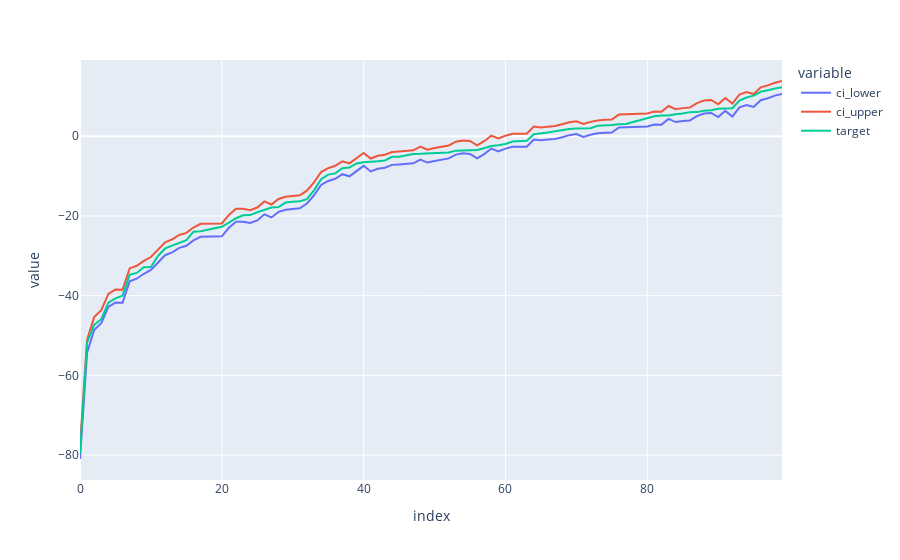

Write notebook code for a chart like this one.
### Markdown cell above
We perform a kind of bootstrap on the prediction value. That is, given a `new_sample`, we predict its value with the previously fitted linear regressors. We sort the predicted values, take the 2.5th and 97.5% percentiles (for a 95% confidence interval) and return their value.

### Code cell
new_samples = X_test[:1]  # some example of new sample


def compute_ci(lr, new_data, y_train, alpha=0.05):
    """
    return the lower and upper bounds of the confidence interval at level `alpha`
    """
    y_pred = lr.predict(new_data)
    std = stats.sem(y_train)

    quantile = 1 - alpha / 2
    n_samples = len(y_train)
    t_score = stats.t.ppf(quantile, n_samples - 1)
    eccentricity = t_score * std

    # compute lower and upper percentile values
    conf_lower = np.round(y_pred - eccentricity, decimals=4)
    conf_upper = np.round(y_pred + eccentricity, decimals=4)

    return conf_lower, conf_upper


df_ci = pd.DataFrame()

# we use X_test as the new data
# but it could be some other unknown data
df_ci["ci_lower"], df_ci["ci_upper"] = compute_ci(
    lr=lr,
    new_data=X_test, 
    y_train=y_train,
)
df_ci["target"] = y_test
df_ci = df_ci.sort_values("target", ignore_index=True)
px.line(df_ci)

### Figure 1 — Plotly figure (JSON) as saved in the notebook; plotly's stock layout.template omitted (floating-point values rounded to 4 significant figures)
{"data": [{"hovertemplate": "variable=ci_lower<br>index=%{x}<br>value=%{y}<extra></extra>", "legendgroup": "ci_lower", "line": {"color": "#636efa", "dash": "solid"}, "marker": {"symbol": "circle"}, "mode": "lines", "name": "ci_lower", "orientation": "v", "showlegend": true, "type": "scatter", "x": [0, 1, 2, 3, 4, 5, 6, 7, 8, 9, 10, 11, 12, 13, 14, 15, 16, 17, 18, 19, 20, 21, 22, 23, 24, 25, 26, 27, 28, 29, 30, 31, 32, 33, 34, 35, 36, 37, 38, 39, 40, 41, 42, 43, 44, 45, 46, 47, 48, 49, 50, 51, 52, 53, 54, 55, 56, 57, 58, 59, 60, 61, 62, 63, 64, 65, 66, 67, 68, 69, 70, 71, 72, 73, 74, 75, 76, 77, 78, 79, 80, 81, 82, 83, 84, 85, 86, 87, 88, 89, 90, 91, 92, 93, 94, 95, 96, 97, 98, 99], "xaxis": "x", "y": [-80.97, -54.28, -48.63, -46.89, -42.8, -41.72, -41.76, -36.4, -35.75, -34.51, -33.54, -31.62, -29.85, -29.13, -28.02, -27.48, -26.15, -25.22, -25.2, -25.13, -25.12, -22.98, -21.45, -21.44, -21.78, -21.13, -19.6, -20.37, -18.98, -18.45, -18.18, -18.07, -16.91, -14.81, -12.23, -11.23, -10.66, -9.531, -10.06, -8.672, -7.431, -8.844, -8.164, -7.893, -7.188, -7.069, -6.865, -6.791, -5.864, -6.606, -6.221, -5.888, -5.559, -4.613, -4.301, -4.431, -5.56, -4.492, -3.093, -3.79, -3.104, -2.651, -2.619, -2.641, -0.8206, -1.037, -0.8379, -0.6881, -0.2387, 0.268, 0.5213, -0.1698, 0.3602, 0.7188, 0.8798, 0.9296, 2.177, 2.255, 2.206, 2.4, 2.461, 2.942, 2.904, 4.34, 3.542, 3.805, 3.954, 5.049, 5.699, 5.845, 4.798, 6.357, 4.94, 7.225, 7.836, 7.329, 9.03, 9.517, 10.17, 10.61], "yaxis": "y"}, {"hovertemplate": "variable=ci_upper<br>index=%{x}<br>value=%{y}<extra></extra>", "legendgroup": "ci_upper", "line": {"color": "#EF553B", "dash": "solid"}, "marker": {"symbol": "circle"}, "mode": "lines", "name": "ci_upper", "orientation": "v", "showlegend": true, "type": "scatter", "x": [0, 1, 2, 3, 4, 5, 6, 7, 8, 9, 10, 11, 12, 13, 14, 15, 16, 17, 18, 19, 20, 21, 22, 23, 24, 25, 26, 27, 28, 29, 30, 31, 32, 33, 34, 35, 36, 37, 38, 39, 40, 41, 42, 43, 44, 45, 46, 47, 48, 49, 50, 51, 52, 53, 54, 55, 56, 57, 58, 59, 60, 61, 62, 63, 64, 65, 66, 67, 68, 69, 70, 71, 72, 73, 74, 75, 76, 77, 78, 79, 80, 81, 82, 83, 84, 85, 86, 87, 88, 89, 90, 91, 92, 93, 94, 95, 96, 97, 98, 99], "xaxis": "x", "y": [-77.73, -51.04, -45.39, -43.65, -39.56, -38.48, -38.52, -33.16, -32.51, -31.26, -30.3, -28.38, -26.61, -25.89, -24.78, -24.24, -22.91, -21.98, -21.96, -21.89, -21.88, -19.74, -18.2, -18.2, -18.54, -17.89, -16.36, -17.13, -15.74, -15.21, -14.94, -14.83, -13.66, -11.57, -8.991, -7.993, -7.422, -6.29, -6.816, -5.431, -4.19, -5.603, -4.923, -4.652, -3.947, -3.828, -3.624, -3.55, -2.623, -3.365, -2.98, -2.646, -2.317, -1.372, -1.06, -1.19, -2.319, -1.251, 0.1482, -0.549, 0.137, 0.5902, 0.6223, 0.6, 2.42, 2.204, 2.403, 2.553, 3.002, 3.509, 3.762, 3.071, 3.601, 3.96, 4.121, 4.171, 5.418, 5.496, 5.447, 5.641, 5.702, 6.183, 6.145, 7.581, 6.783, 7.046, 7.195, 8.29, 8.94, 9.086, 8.039, 9.598, 8.181, 10.47, 11.08, 10.57, 12.27, 12.76, 13.42, 13.85], "yaxis": "y"}, {"hovertemplate": "variable=target<br>index=%{x}<br>value=%{y}<extra></extra>", "legendgroup": "target", "line": {"color": "#00cc96", "dash": "solid"}, "marker": {"symbol": "circle"}, "mode": "lines", "name": "target", "orientation": "v", "showlegend": true, "type": "scatter", "x": [0, 1, 2, 3, 4, 5, 6, 7, 8, 9, 10, 11, 12, 13, 14, 15, 16, 17, 18, 19, 20, 21, 22, 23, 24, 25, 26, 27, 28, 29, 30, 31, 32, 33, 34, 35, 36, 37, 38, 39, 40, 41, 42, 43, 44, 45, 46, 47, 48, 49, 50, 51, 52, 53, 54, 55, 56, 57, 58, 59, 60, 61, 62, 63, 64, 65, 66, 67, 68, 69, 70, 71, 72, 73, 74, 75, 76, 77, 78, 79, 80, 81, 82, 83, 84, 85, 86, 87, 88, 89, 90, 91, 92, 93, 94, 95, 96, 97, 98, 99], "xaxis": "x", "y": [-79.54, -51.77, -47.33, -45.91, -41.74, -40.67, -40.0, -34.79, -34.3, -32.84, -32.81, -30.03, -28.15, -27.51, -26.81, -26.05, -23.97, -23.83, -23.45, -23.03, -22.72, -21.69, -20.57, -19.83, -19.79, -19.08, -18.58, -17.9, -17.75, -16.64, -16.42, -16.31, -15.81, -13.57, -10.78, -9.624, -9.328, -8.018, -7.857, -6.823, -6.515, -6.483, -6.283, -6.074, -5.174, -5.127, -4.728, -4.438, -4.417, -4.376, -4.256, -4.244, -4.098, -3.618, -3.55, -3.46, -3.451, -3.038, -2.447, -2.263, -1.967, -1.315, -1.268, -1.166, 0.516, 0.6583, 0.9225, 1.262, 1.559, 1.81, 1.908, 1.922, 1.998, 2.633, 2.666, 2.79, 2.985, 3.042, 3.559, 4.038, 4.641, 4.996, 5.173, 5.192, 5.527, 5.679, 6.038, 6.044, 6.384, 6.514, 6.878, 6.981, 7.004, 8.929, 9.716, 10.17, 11.15, 11.51, 11.99, 12.26], "yaxis": "y"}], "layout": {"legend": {"title": {"text": "variable"}, "tracegroupgap": 0}, "margin": {"t": 60}, "xaxis": {"anchor": "y", "domain": [0, 1], "title": {"text": "index"}}, "yaxis": {"anchor": "x", "domain": [0, 1], "title": {"text": "value"}}}}
